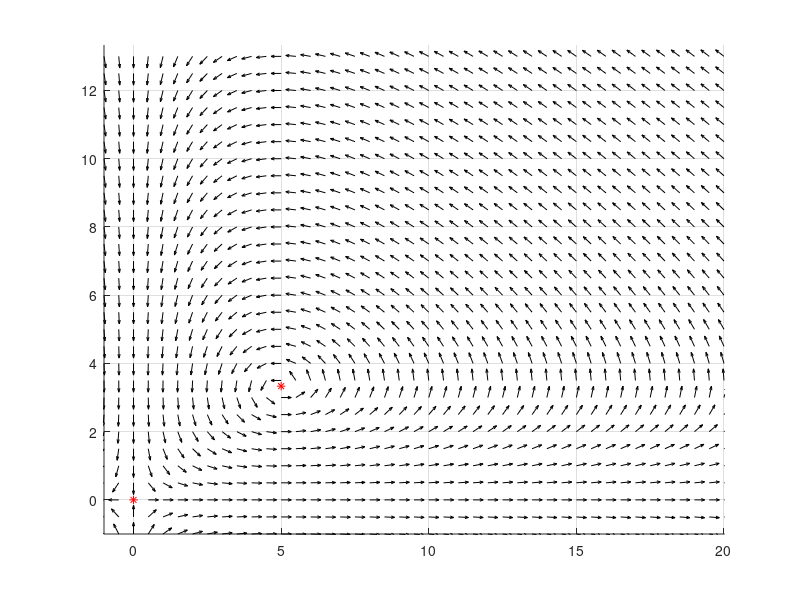

MATLAB code to generate this figure: (Note: this script raises an error after producing the figure.)
function PhaseMovie

% inputs
    tmax = 10;
    a=1;
    b = 0.3;
    c=1;
    d =0.2;
    
    axis([-1, c/d+15, -1, a/b+10]);
    hold on;
    grid on;
    plot(0,0,'r*', c/d, a/b, 'r*')

    % vector field
    x = -1:0.5:c/d+15;
    y = -1:0.5:a/b+10;
    [X,Y] = meshgrid(x,y);
    DX = a*X - b*X.*Y;
    DY = -c*Y + d*X.*Y;
    D = sqrt(DX.^2+DY.^2);
    quiver(X,Y,DX./D, DY./D, 0.5, 'k')

    % tragectory
    [x0, y0] = ginput(1);
    plot(x0,y0,'go');
    [T,Z] = ode45(@ff, [0,tmax], [x0,y0]);

    for i = 1:length(T)
        plot(Z(1:i,1), Z(1:i,2), 'r');
        getframe;
    end


    function z = ff(t,v)
        z = [a*v(1) - b*v(1)*v(2); -c*v(2)+d*v(1)*v(2)];
        
    end


end